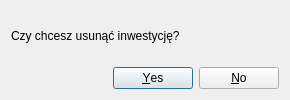
<?xml version="1.0" encoding="UTF-8"?>
<ui version="4.0">
 <class>Dialog</class>
 <widget class="QDialog" name="Dialog">
  <property name="geometry">
   <rect>
    <x>0</x>
    <y>0</y>
    <width>290</width>
    <height>100</height>
   </rect>
  </property>
  <property name="minimumSize">
   <size>
    <width>290</width>
    <height>100</height>
   </size>
  </property>
  <property name="maximumSize">
   <size>
    <width>290</width>
    <height>100</height>
   </size>
  </property>
  <property name="windowTitle">
   <string>Usuń inwestycję</string>
  </property>
  <layout class="QVBoxLayout" name="verticalLayout">
   <item>
    <widget class="QLabel" name="label">
     <property name="text">
      <string>Czy chcesz usunąć inwestycję?</string>
     </property>
    </widget>
   </item>
   <item>
    <widget class="QDialogButtonBox" name="buttonBox">
     <property name="orientation">
      <enum>Qt::Horizontal</enum>
     </property>
     <property name="standardButtons">
      <set>QDialogButtonBox::No|QDialogButtonBox::Yes</set>
     </property>
    </widget>
   </item>
  </layout>
 </widget>
 <resources/>
 <connections>
  <connection>
   <sender>buttonBox</sender>
   <signal>accepted()</signal>
   <receiver>Dialog</receiver>
   <slot>accept()</slot>
   <hints>
    <hint type="sourcelabel">
     <x>248</x>
     <y>254</y>
    </hint>
    <hint type="destinationlabel">
     <x>157</x>
     <y>274</y>
    </hint>
   </hints>
  </connection>
  <connection>
   <sender>buttonBox</sender>
   <signal>rejected()</signal>
   <receiver>Dialog</receiver>
   <slot>reject()</slot>
   <hints>
    <hint type="sourcelabel">
     <x>316</x>
     <y>260</y>
    </hint>
    <hint type="destinationlabel">
     <x>286</x>
     <y>274</y>
    </hint>
   </hints>
  </connection>
 </connections>
</ui>
